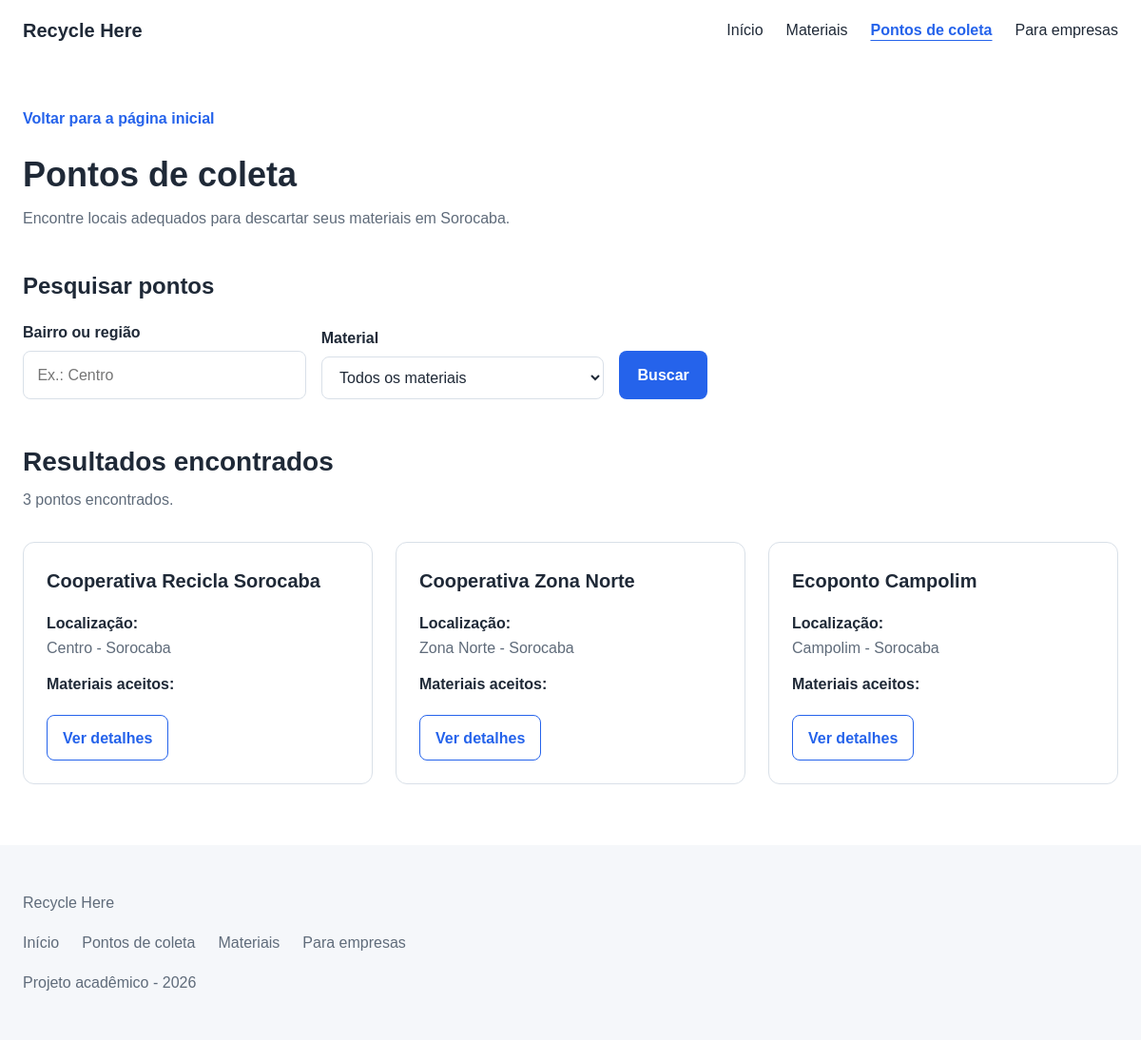
/pontos, run on the app's committed database.
### tables this page shows
CREATE TABLE IF NOT EXISTS collection_points (
    id INT UNSIGNED AUTO_INCREMENT PRIMARY KEY,
    company_id INT UNSIGNED NOT NULL,
    name VARCHAR(150) NOT NULL,
    street VARCHAR(180) NOT NULL,
    number VARCHAR(20) NOT NULL,
    complement VARCHAR(100) NULL,
    neighborhood VARCHAR(100) NOT NULL,
    city VARCHAR(100) NOT NULL DEFAULT 'Sorocaba',
    state CHAR(2) NOT NULL DEFAULT 'SP',
    zip_code CHAR(8) NULL,
    phone VARCHAR(20) NULL,
    opening_hours VARCHAR(255) NOT NULL,
    active BOOLEAN NOT NULL DEFAULT TRUE,
    created_at TIMESTAMP NOT NULL DEFAULT CURRENT_TIMESTAMP,
    updated_at TIMESTAMP NOT NULL DEFAULT CURRENT_TIMESTAMP ON UPDATE CURRENT_TIMESTAMP,
    CONSTRAINT fk_collection_points_company
        FOREIGN KEY (company_id) REFERENCES companies(id)
        ON DELETE CASCADE
        ON UPDATE CASCADE,
    INDEX idx_collection_points_company (company_id),
    INDEX idx_collection_points_location (city, neighborhood),
    INDEX idx_collection_points_active (active)
);

### app/Views/points/index.php (the view, shortened to what the rows shown need)
<!DOCTYPE html>
<html lang="pt-BR">
<head>
    <link
        rel="stylesheet"
        href="/assets/css/style.css"
    >
</head>
<body>
    <header class="site-header">
        <a
            class="logo"
            href="/"
        >
            Recycle Here
        </a>
        <nav
            class="site-nav"
            id="main-navigation"
            aria-label="Navegação principal"
        >
            <ul class="nav-list">
                <li>
                    <a href="/">
                        Início
                    </a>
                </li>
                <li>
                    <a href="/#materiais">
                        Materiais
                    </a>
                </li>
                <li>
                    <a
                        href="/pontos"
                        aria-current="page"
                    >
                        Pontos de coleta
                    </a>
                </li>
                <li>
                    <a href="/#empresas">
                        Para empresas
                    </a>
                </li>
            </ul>
        </nav>
    </header>
    <main class="points-page">
        <a
            class="back-link"
            href="/"
        >
            Voltar para a página inicial
        </a>
        <header class="points-page-header">
            <h1>
                Pontos de coleta
            </h1>
            <p>
                Encontre locais adequados para descartar
                seus materiais em Sorocaba.
            </p>
        </header>
        <section
            class="points-search"
            aria-labelledby="points-search-title"
        >
            <h2 id="points-search-title">
                Pesquisar pontos
            </h2>
            <form
                class="search-form"
                action="/pontos"
                method="get"
            >
                <div class="form-group">
                    <label for="bairro">
                        Bairro ou região
                    </label>
                    <input
                        type="text"
                        id="bairro"
                        name="bairro"
                        placeholder="Ex.: Centro"
                        maxlength="100"
                        value="<?= htmlspecialchars(
                            $filters['bairro'] ?? '',
                            ENT_QUOTES,
                            'UTF-8'
                        ) ?>"
                    >
                </div>
                <div class="form-group">
                    <label for="material">
                        Material
                    </label>
                    <select
                        id="material"
                        name="material"
                    >
                        <option value="">
                            Todos os materiais
                        </option>
                    </select>
                </div>
                <button type="submit">
                    Buscar
                </button>
            </form>
        </section>
        <section
            class="search-results"
            aria-labelledby="results-title"
        >
            <header class="section-header">
                <h2 id="results-title">
                    Resultados encontrados
                </h2>
                <p id="results-description">
                    <?php if (!empty($errors)): ?>
                        Corrija os filtros informados.
                    <?php elseif (count($points) === 0): ?>
                        Nenhum ponto foi encontrado
                        para os critérios informados.
                    <?php elseif (count($points) === 1): ?>
                        1 ponto encontrado.
                    <?php else: ?>
                        <?= count($points) ?>
                        pontos encontrados.
                    <?php endif; ?>
                </p>
            </header>
            <div class="collection-points-grid">
                <?php foreach ($points as $point): ?>
                    <article class="collection-point-card">
                        <h3>
                            <?= htmlspecialchars(
                                $point->name,
                                ENT_QUOTES,
                                'UTF-8'
                            ) ?>
                        </h3>
                        <p>
                            <strong>
                                Localização:
                            </strong>
                            <br>
                            <?= htmlspecialchars(
                                $point->neighborhood,
                                ENT_QUOTES,
                                'UTF-8'
                            ) ?>
                            -
                            <?= htmlspecialchars(
                                $point->city,
                                ENT_QUOTES,
                                'UTF-8'
                            ) ?>
                        </p>
                        <p>
                            <strong>
                                Materiais aceitos:
                            </strong>
                            <br>
                        </p>
                        <a
                            href="/pontos/<?= (int) $point->id ?>"
                        >
                            Ver detalhes
                        </a>
                    </article>
                <?php endforeach; ?>
            </div>
        </section>
    </main>
    <footer class="site-footer">
        <p>
            Recycle Here
        </p>
        <nav
            aria-label="Navegação do rodapé"
        >
            <ul class="footer-nav">
                <li>
                    <a href="/">
                        Início
                    </a>
                </li>
                <li>
                    <a href="/pontos">
                        Pontos de coleta
                    </a>
                </li>
                <li>
                    <a href="/#materiais">
                        Materiais
                    </a>
                </li>
                <li>
                    <a href="/#empresas">
                        Para empresas
                    </a>
                </li>
            </ul>
        </nav>
        <p>
            Projeto acadêmico - 2026
        </p>
    </footer>
</body>
</html>

### app/Core/Router.php (shortened to what the rows shown need)
<?php
final class Router
{
    private array $routes = [];
    private function add(
        string $method,
        string $path,
        array|Closure $handler
    ): void {
        $this->routes[] = [
            'method' => $method,
            'path' => $path,
            'handler' => $handler,
        ];
    }
    public function dispatch(
        Request $request
    ): void {
        foreach ($this->routes as $route) {
            $pattern =
                $this->createPattern(
                    $route['path']
                );
            if (
                !preg_match(
                    $pattern,
                    $request->path(),
                    $matches
                )
            ) {
                continue;
            }
            $parameters = [];
            $this->execute(
                $route['handler'],
                $request,
                $parameters
            );
            return;
        }
    }
    private function createPattern(
        string $path
    ): string {
        $pattern = preg_replace(
            '/\{([a-zA-Z_][a-zA-Z0-9_]*)\}/',
            '(?P<$1>[^/]+)',
            $path
        );
        return '#^' . $pattern . '$#';
    }
    private function execute(
        array|Closure $handler,
        Request $request,
        array $parameters
    ): void {
        [$controllerClass, $method] =
            $handler;
        $controller =
            new $controllerClass();
        $controller->{$method}(
            $request,
            ...$parameters
        );
    }
}

### data on the page
collection_points: name "Cooperativa Recicla Sorocaba", neighborhood "Centro", city "Sorocaba"
collection_points: name "Cooperativa Zona Norte", neighborhood "Zona Norte", city "Sorocaba"
collection_points: name "Ecoponto Campolim", neighborhood "Campolim", city "Sorocaba"

### other printed values
count($points) "3"
